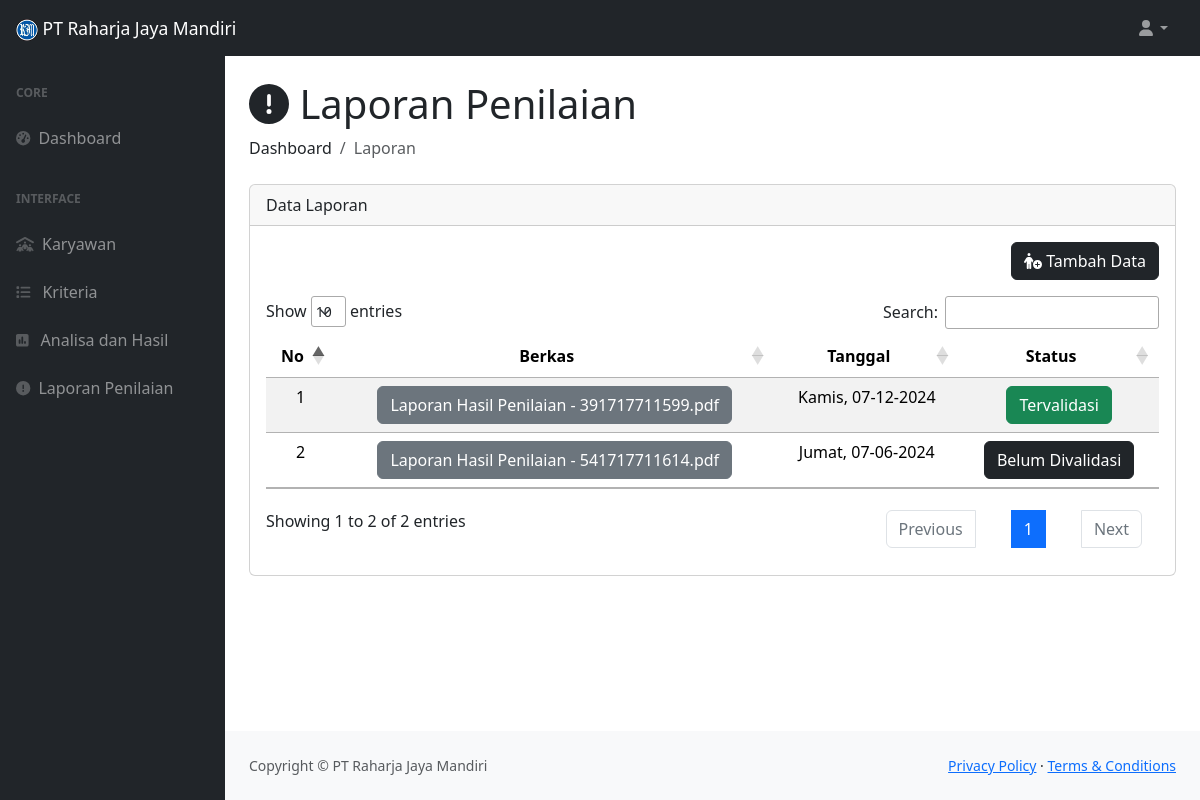
The page /hrd/laporan.php on the database its author committed.
### tables this page shows
CREATE TABLE `tb_laporan` (
  `id_laporan` int(11) NOT NULL,
  `berkas` varchar(255) NOT NULL,
  `tanggal` varchar(255) NOT NULL,
  `status` tinyint(4) NOT NULL
);

### hrd/laporan.php (the view, shortened to what this page needs)
<html lang="en">
<head>
    <link href="../src/assets/css/style.css" rel="stylesheet" />
    <link href="https://cdn.datatables.net/1.13.7/css/dataTables.bootstrap5.min.css" rel="stylesheet">
    <link href="https://cdn.jsdelivr.net/npm/bootstrap@5.3.1/dist/css/bootstrap.min.css" rel="stylesheet">
    <link href="https://cdn.datatables.net/1.13.7/css/jquery.dataTables.min.css" rel="stylesheet">
    <link href="https://cdn.datatables.net/buttons/2.4.2/css/buttons.dataTables.min.css" rel="stylesheet">
</head>
<body class="sb-nav-fixed">
    <nav class="sb-topnav navbar navbar-expand navbar-dark bg-dark">
        <?php include "navbar.php";
        ?>
    </nav>
    <div id="layoutSidenav">
        <div id="layoutSidenav_nav">
            <nav class="sb-sidenav accordion sb-sidenav-dark" id="sidenavAccordion">
                <?php include "sidebar.php"; ?>
            </nav>
        </div>
        <div id="layoutSidenav_content">
            <main>
                <div class="container-fluid px-4">
                    <h1 class="mt-4"><i class="fa-solid fa-circle-exclamation"></i> Laporan Penilaian</h1>
                    <ol class="breadcrumb mb-4">
                        <li class="breadcrumb-item">Dashboard</li>
                        <li class="breadcrumb-item active">Laporan</li>
                    </ol>
                    <div class="card mb-4">
                        <div class="card-header">
                            Data Laporan
                        </div>
                        <div class="card-body">
                            <a href="./?halaman=laporan_aksi&aksi=tambah" class="btn btn-dark mb-3 float-end"><i
                                    class="fa-solid fa-person-circle-plus me-1"></i>Tambah Data</a>
                            <table id="example" class="table table-striped" style="width:100%">
                                <thead>
                                    <tr>
                                        <th class="text-center">No</th>
                                        <th class="text-center">Berkas</th>
                                        <th class="text-center">Tanggal</th>
                                        <th class="text-center">Status</th>
                                    </tr>
                                </thead>
                                <tbody>
                                    <?php
                                    include "../src/config.php";
                                    $query = "SELECT * FROM tb_laporan ORDER BY id_laporan";
                                    $result = mysqli_query($conn, $query);
                                    if (mysqli_num_rows($result) > 0) {
                                        $no = 1;
                                        while ($row = mysqli_fetch_assoc($result)) {
                                            if (empty($row['berkas']) or ($row['berkas'] == '-'))
                                                $berkas = "-";
                                            else
                                                $berkas = $row['berkas'];
                                            ?>
                                            <tr>
                                                <td class="text-center"><?= $no++ ?></td>
                                                <td class="text-center">
                                                    <a href="../berkas/<?php echo $berkas; ?>" target='_blank'
                                                        class="btn btn-secondary">
                                                        <?php echo $row['berkas'] ?>
                                                    </a>
                                                </td>
                                                <td class="text-center">
                                                    <?= $row['tanggal'] ?>
                                                </td>
                                                <td class="text-center">
                                                    <?php if ($row['status'] == 1) { ?>
                                                        <button type="button" class="btn btn-success">Tervalidasi</button>
                                                    <?php } else { ?>
                                                        <button type="button" class="btn btn-dark">Belum Divalidasi</button>
                                                        <?php
                                                    }
                                                    ?>
                                                </td>
                                            </tr>
                                            <?php
                                        }
                                    }
                                    ?>
                                </tbody>
                            </table>
                        </div>
                    </div>
                </div>
            </main>
            <footer class="py-4 bg-light mt-auto">
                <div class="container-fluid px-4">
                    <div class="d-flex align-items-center justify-content-between small">
                        <div class="text-muted">Copyright &copy; PT Raharja Jaya Mandiri</div>
                        <div>
                            <a href="#">Privacy Policy</a>
                            &middot;
                            <a href="#">Terms &amp; Conditions</a>
                        </div>
                    </div>
                </div>
            </footer>
        </div>
    </div>
</body>
</html>

### rows shown on the page
tb_laporan: berkas "Laporan Hasil Penilaian - 391717711599.pdf", tanggal "Kamis, 07-12-2024", status "Tervalidasi"
tb_laporan: berkas "Laporan Hasil Penilaian - 541717711614.pdf", tanggal "Jumat, 07-06-2024", status "Belum Divalidasi"
